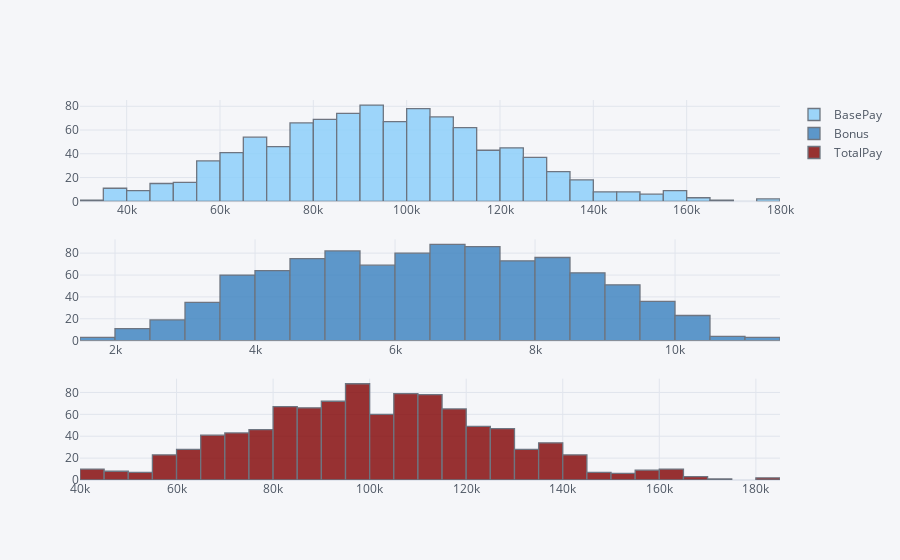

Write notebook code for a chart like this one.
### Code cell
#to analyze distribution and uniformity
iplot(cf.subplots([df['BasePay'].figure(kind='hist', color=notebook_colours[7]),
                  df['Bonus'].figure(kind='hist', color=notebook_colours[8]),
                  df['TotalPay'].figure(kind='hist', color=notebook_colours[6])], shape=(3,1)))

### Figure 1 — Plotly figure (JSON) as saved in the notebook; plotly's stock layout.template omitted (floating-point values rounded to 4 significant figures; data arrays with more than 128 entries replaced by an {"elided": "..."} marker saying what was removed)
{"data": [{"histfunc": "count", "histnorm": "", "marker": {"color": "rgba(135, 206, 250, 1.0)", "line": {"color": "#4D5663", "width": 1.3}}, "name": "BasePay", "opacity": 0.8, "orientation": "v", "type": "histogram", "x": {"elided": "1000 int values"}, "xaxis": "x", "yaxis": "y"}, {"histfunc": "count", "histnorm": "", "marker": {"color": "rgba(55, 128, 191, 1.0)", "line": {"color": "#4D5663", "width": 1.3}}, "name": "Bonus", "opacity": 0.8, "orientation": "v", "type": "histogram", "x": {"elided": "1000 int values"}, "xaxis": "x2", "yaxis": "y2"}, {"histfunc": "count", "histnorm": "", "marker": {"color": "rgba(128, 0, 0, 1.0)", "line": {"color": "#4D5663", "width": 1.3}}, "name": "TotalPay", "opacity": 0.8, "orientation": "v", "type": "histogram", "x": {"elided": "1000 int values"}, "xaxis": "x3", "yaxis": "y3"}], "layout": {"legend": {"bgcolor": "#F5F6F9", "font": {"color": "#4D5663"}}, "paper_bgcolor": "#F5F6F9", "plot_bgcolor": "#F5F6F9", "title": {"font": {"color": "#4D5663"}}, "xaxis": {"anchor": "y", "domain": [0, 1], "gridcolor": "#E1E5ED", "showgrid": true, "tickfont": {"color": "#4D5663"}, "title": {"font": {"color": "#4D5663"}, "text": ""}, "zerolinecolor": "#E1E5ED"}, "xaxis2": {"anchor": "y2", "domain": [0, 1], "gridcolor": "#E1E5ED", "showgrid": true, "tickfont": {"color": "#4D5663"}, "title": {"font": {"color": "#4D5663"}, "text": ""}, "zerolinecolor": "#E1E5ED"}, "xaxis3": {"anchor": "y3", "domain": [0, 1], "gridcolor": "#E1E5ED", "showgrid": true, "tickfont": {"color": "#4D5663"}, "title": {"font": {"color": "#4D5663"}, "text": ""}, "zerolinecolor": "#E1E5ED"}, "yaxis": {"anchor": "x", "domain": [0.7333, 1], "gridcolor": "#E1E5ED", "showgrid": true, "tickfont": {"color": "#4D5663"}, "title": {"font": {"color": "#4D5663"}, "text": ""}, "zerolinecolor": "#E1E5ED"}, "yaxis2": {"anchor": "x2", "domain": [0.3667, 0.6333], "gridcolor": "#E1E5ED", "showgrid": true, "tickfont": {"color": "#4D5663"}, "title": {"font": {"color": "#4D5663"}, "text": ""}, "zerolinecolor": "#E1E5ED"}, "yaxis3": {"anchor": "x3", "domain": [0, 0.2667], "gridcolor": "#E1E5ED", "showgrid": true, "tickfont": {"color": "#4D5663"}, "title": {"font": {"color": "#4D5663"}, "text": ""}, "zerolinecolor": "#E1E5ED"}}}
